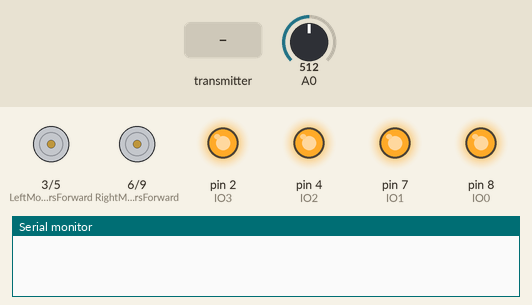
The sketch below on a simulated Arduino Uno, built with avr-gcc and run on an emulated ATmega328P. On the bench: motor-driver pin pairs drawn as motors (green arrow = first pin HIGH = forward, orange = second pin HIGH = backward, longer = more drive), output pins drawn as LEDs (lit = HIGH), the last lines printed to the serial monitor. Inputs (shaded band) come from the test bench; at power-on: A0 = 512. No radio packets arrive unless stated.

Above: at 1.2 s.
1.3 s: the transmitter starts sending data.1 = 1023
At 1.6 s:
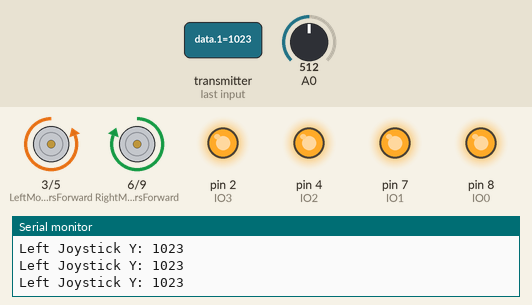
2.8 s: A0 set to 585
4.3 s: A0 set to 618
At 5.1 s:
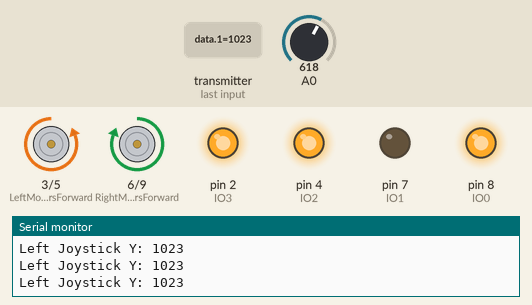
5.8 s: the transmitter starts sending data.1 = 0
At 6.4 s:
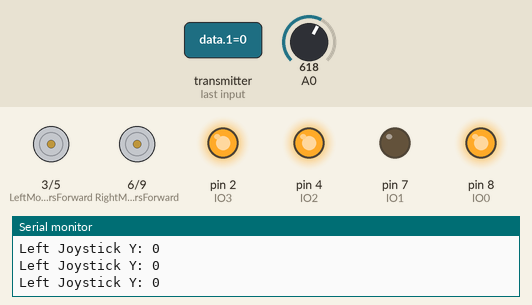
Timing chart, 0 to 8.3 s (numbered marks = the images above; inputs shaded):
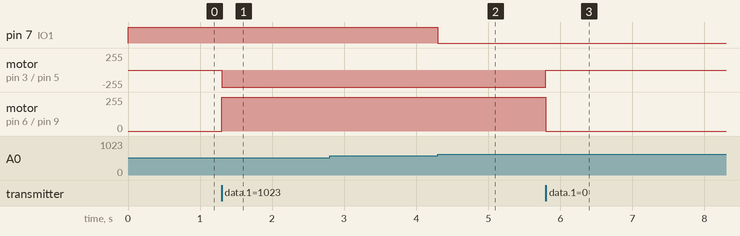

Measured:
- the behaviour switches between 600 and 601 on A0 (found by bisection; images 1 and 2)
- after the input at 1.3 s, motor on pin 3 (LeftMotorsForward) / pin 5 (LeftMotorsBackward): stopped → backward 255/255 at once; motor on pin 6 (RightMotorsForward) / pin 9 (RightMotorsBackward): stopped → forward 255/255 at once
- after the input at 4.3 s, pin 7 (IO1): HIGH → LOW at once
- after the input at 5.8 s, motor on pin 3 (LeftMotorsForward) / pin 5 (LeftMotorsBackward): backward 255/255 → stopped at once; motor on pin 6 (RightMotorsForward) / pin 9 (RightMotorsBackward): forward 255/255 → stopped at once

The sketch:

Receiver.ino
```cpp
//Receiver Code
#include <SPI.h>
#include <nRF24L01.h>
#include <RF24.h>

//CE - PIN9
//CSN  - PIN10
//SCK - PIN13
//MOSI - PIN11
//MISO - PIN12
RF24 radio(0, 10); // CE, CSN
const byte address[6] = "00001";

//Left Motors
const int LeftMotorsForward = 3;    // IN1-D3
const int LeftMotorsBackward = 5;   // IN2-D5
//RIght Motors
const int RightMotorsForward = 6;     // IN3-D6
const int RightMotorsBackward = 9;    // IN4-D9

//sound module
const int IO0=8; //IO0-D8
const int IO1=7; //IO1-D7
const int IO2=4; //IO2-D4
const int IO3=2; //IO3-D2
int cnt=0;
int IOX=0;
bool sound_flag=false;
int sound_busy;

//////////////////////////////////////////////////////////////////////////
void setup()
{
  //disables pins D0 D1 UART0 module
  UCSR0B &= ~(1<<3);
  UCSR0B &= ~(1<<4);

  Serial.begin(9600);
  pinMode(RightMotorsForward, OUTPUT);
  pinMode(LeftMotorsForward, OUTPUT);
  pinMode(RightMotorsBackward, OUTPUT);
  pinMode(LeftMotorsBackward, OUTPUT);

  pinMode(IO0, OUTPUT);
  pinMode(IO1, OUTPUT);
  pinMode(IO2, OUTPUT);
  pinMode(IO3, OUTPUT);

  digitalWrite(IO0, HIGH);
  digitalWrite(IO1, HIGH);
  digitalWrite(IO2, HIGH);
  digitalWrite(IO3, HIGH);

  radio.begin();
  radio.openReadingPipe(0, address);
  radio.setPALevel(RF24_PA_MIN);
  radio.startListening();

}

////////////////////////////////////////////////////////////////////
void loop()
{
  if (radio.available())
  {
    int data[4];
    radio.read(data, sizeof(data));

    //data[0]=LeftJoyX;
    //data[1]=LeftJoyY;
    //data[2]=RightJoyX;
    //data[3]=RightJoyY;
    Serial.print("Left Joystick Y: "); Serial.println(data[1]);

    //data Left Joystick Y
    int pwm_val_y;
    if(data[1]>550)
      pwm_val_y=map(data[1],0,1023,0,255);  //map(value, fromLow, fromHigh, toLow, toHigh)
    else pwm_val_y=0;

    //data Right Joystick X-FORWARD
    if (data[2] > 550)
    {
      analogWrite(LeftMotorsBackward,pwm_val_y);
      digitalWrite(LeftMotorsForward, LOW);
      analogWrite(RightMotorsBackward,pwm_val_y);
      digitalWrite(RightMotorsForward, LOW);
    }

    //data Right Joystick X-BACKWARD
    if (data[2] < 400)
    {
      digitalWrite(LeftMotorsBackward, LOW);
      analogWrite(LeftMotorsForward,pwm_val_y);
      digitalWrite(RightMotorsBackward, LOW);
      analogWrite(RightMotorsForward,pwm_val_y);
    }

    //data Right Joystick Y-TURN RIGHT
    if (data[3] > 550 ) {
      digitalWrite(LeftMotorsBackward, LOW);
      analogWrite(LeftMotorsForward,pwm_val_y);
      analogWrite(RightMotorsBackward,pwm_val_y);
      digitalWrite(RightMotorsForward, LOW);
    }

    //data Right Joystick Y-TURN LEFT
    if (data[3] < 400 )
    {
      analogWrite(LeftMotorsBackward,pwm_val_y);
      digitalWrite(LeftMotorsForward, LOW);
      digitalWrite(RightMotorsBackward, LOW);
      analogWrite(RightMotorsForward,pwm_val_y);
    }

      //Right Joystick in center-STOP
     if (data[2] < 550 && data[2] > 400 && data[3] < 550 && data[3] > 400)
     {
      digitalWrite(RightMotorsForward, LOW);
      digitalWrite(RightMotorsBackward, LOW);
      digitalWrite(LeftMotorsForward, LOW);
      digitalWrite(LeftMotorsBackward, LOW);
    }

  }

  sound_busy=analogRead(A0);
//  Serial.print("IOX=");Serial.println(IOX);
//  Serial.print("sound_busy=");Serial.println(sound_busy);
//  Serial.print("cnt=");Serial.println(cnt);

  cnt++;

  if(sound_busy>600 and cnt>=10)//no sound playing
  {
    cnt=0;
    sound_flag=true;
  }

  if(sound_busy<600 and cnt==10)//sound is played
  {
    sound_flag=false;
    digitalWrite(IO0, HIGH);
    digitalWrite(IO1, HIGH);
    digitalWrite(IO2, HIGH);
    digitalWrite(IO3, HIGH);
    IOX++;
    if(IOX==4) IOX=0;
  }

  if(sound_flag==true)
  {
   switch(IOX)
    {
      case 0: //play audio 00001
        digitalWrite(IO0, LOW);
        digitalWrite(IO1, HIGH);
        digitalWrite(IO2, HIGH);
        digitalWrite(IO3, HIGH);
        break;
       case 1://play audio 00002
        digitalWrite(IO0, HIGH);
        digitalWrite(IO1, LOW);
        digitalWrite(IO2, HIGH);
        digitalWrite(IO3, HIGH);
        break;
       case 2://play audio 00003
        digitalWrite(IO0, HIGH);
        digitalWrite(IO1, HIGH);
        digitalWrite(IO2, LOW);
        digitalWrite(IO3, HIGH);
        break;
       case 3://play audio 00004
        digitalWrite(IO0, HIGH);
        digitalWrite(IO1, HIGH);
        digitalWrite(IO2, HIGH);
        digitalWrite(IO3, LOW);
        break;
    }
  }
 }
```
